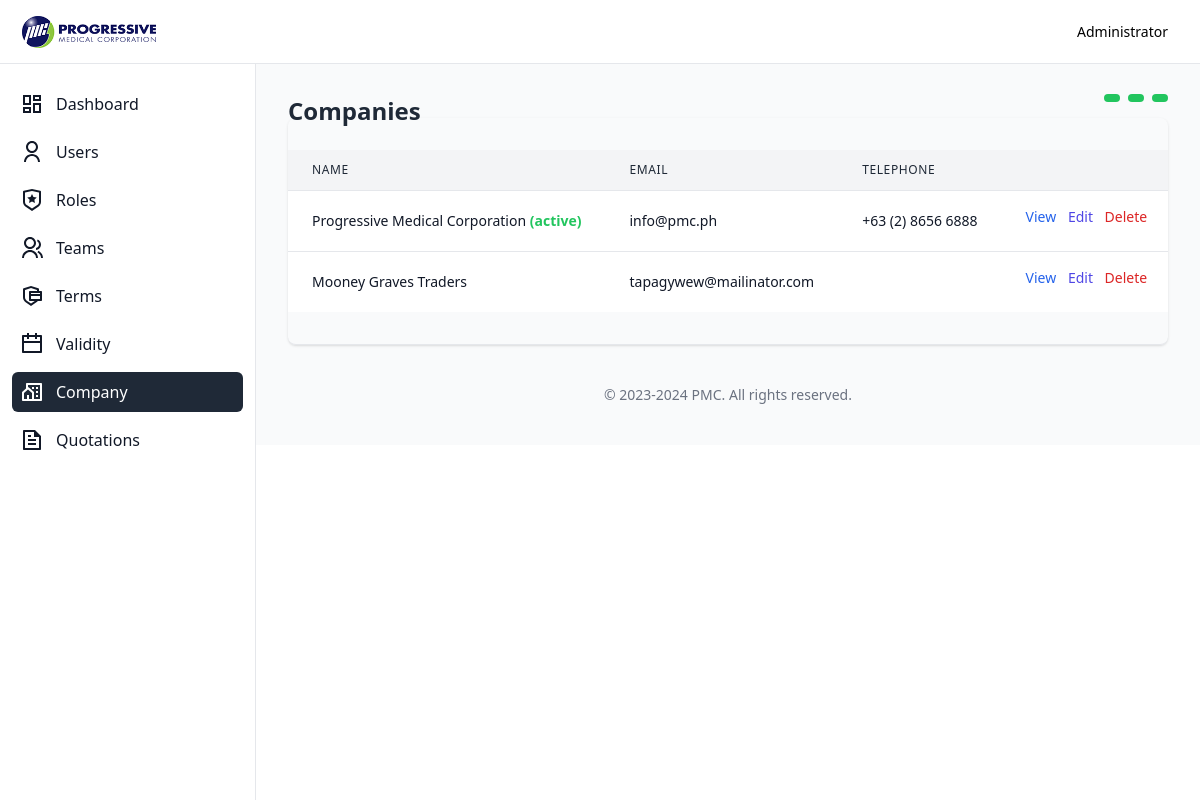
The page /companies (signed in) on the database its author committed.
### tables this page shows
CREATE TABLE `company` (
  `id` int(11) NOT NULL,
  `name` text NOT NULL,
  `email` varchar(255) NOT NULL,
  `address_line_1` text NOT NULL,
  `address_line_2` text NOT NULL,
  `city` text NOT NULL,
  `province` text NOT NULL,
  `tel_no` varchar(255) NOT NULL,
  `mobile_no` varchar(255) NOT NULL,
  `isActive` tinyint(1) NOT NULL DEFAULT 0,
  `created_at` timestamp NOT NULL DEFAULT current_timestamp(),
  `updated_at` timestamp NULL DEFAULT NULL
);

### Core/functions.php (called while the page is built, shortened)
<?php
function base_path($path)
{
    return BASE_PATH . $path;
}
function view($path, $attributes = [])
{
    extract($attributes);
    require base_path('views/' . $path);
}

### Http/controllers/company/index.php (called while the page is built, shortened)
<?php
$db = App::resolve('Core\Database');
$companies = $db->query("SELECT * FROM company ORDER by isActive DESC")->get();
view("company/index.view.php", [
    'heading' => "Companies",
    'companies' => $companies,
    'errors' => Session::get('errors')
]);

### public/index.php (called while the page is built, shortened)
<?php
require BASE_PATH . "Core/functions.php";
spl_autoload_register(function($class) {
    $phpMailerNamespace = 'PHPMailer\PHPMailer\\';
    if (strpos($class, $phpMailerNamespace) == 0) {
        $classFile = base_path("vendor/phpmailer/phpmailer/src/" . str_replace($phpMailerNamespace, '', $class) . ".php");
    }
    $classFile = base_path(str_replace('\\', DIRECTORY_SEPARATOR, $class) . ".php");
});
require base_path('bootstrap.php');
$router = new \Core\Router();
$uri = parse_url($_SERVER['REQUEST_URI'])['path'];
$method = $_POST['_method'] ?? $_SERVER['REQUEST_METHOD'];
try {
    $router->route($uri, $method);
} catch (ValidationException $exception) {
    Session::flash('errors', $exception->errors);
    Session::flash('old', $exception->old);
    return redirect($router->previousUrl());
}

### Core/App.php (called while the page is built, shortened)
<?php
class App {
    protected static $container;
    public static function setContainer($container)
    {
        static::$container = $container;
    }
    public static function container()
    {
        return static::$container;
    }
    public static function resolve($key)
    {
        return static::container()->resolve($key);
    }
}

### Core/Container.php (called while the page is built, shortened)
<?php
class Container {
    protected $bindings = [];
    public function bind($key, $resolver)
    {
        $this->bindings[$key] = $resolver;
    }
    public function resolve($key)
    {
        $resolver = $this->bindings[$key];
        return call_user_func($resolver);
    }
}

### config.php (called while the page is built)
<?php
return [
    'database' => [
        'host' => "localhost",
        'port' => 3306,
        'dbname' => "quotation",
        'charset' => 'utf8mb4',
    ],
    'mail' => [
        'host' => "smtp.larksuite.com",
        'username' => "no-reply@pmc.ph",
        'password' => "Unimex123",
        'port' => 465,
        'from' => 'no-reply@pmc.ph',
        'fromName' => 'Progressive Medical Corporation',
    ],
    'server' => [
        'APP_URL' => 'http://localhost:8000/',
    ]
];

### bootstrap.php (called while the page is built, shortened)
<?php
$container = new Container();
$container->bind('Core\Database', function () {
    $config = require base_path("config.php");
    return new Database($config['database']);
});

### Core/Database.php (called while the page is built, shortened)
<?php
class Database {
    private $connection;
    private $statement;
    public function __construct($config, $username = 'root', $password = '')
    {
        $dsn = "mysql:" . http_build_query($config, '', ';');
        $this->connection = new PDO($dsn, $username, $password, [
            PDO::ATTR_DEFAULT_FETCH_MODE => PDO::FETCH_ASSOC
        ]);
    }
    public function query($query, $params = [])
    {
        $this->statement = $this->connection->prepare($query);
        $this->statement->execute($params);
        return $this;
    }
    public function get()
    {
        return $this->statement->fetchAll();
    }
}

### views/company/index.view.php (the view, shortened to what this page needs)
<?php require base_path('views/partials/head.php') ?>
   <?php require base_path('views/partials/nav.php') ?>
   <div class="flex overflow-hidden bg-white pt-16">
      <?php require base_path('views/partials/sidebar.php') ?>
      <div id="main-content" class="h-full w-full bg-gray-50 relative overflow-y-auto lg:ml-64">
         <main class="pt-6 px-4 lg:px-8">
            <?php require base_path('views/partials/banner.php') ?>
            <div>
               <div class="flex justify-end gap-2 mb-4 -mt-12">
                  <a title="Export" href="" class="bg-green-500 hover:bg-green-700 text-white py-1 px-2 rounded text-sm"><i class="ri-file-download-line"></i></a>
                  <a title="Import" href="" class="bg-green-500 hover:bg-green-700 text-white py-1 px-2 rounded text-sm"><i class="ri-file-line"></i></a>
                  <a title="Create" href="/company/create" class="bg-green-500 hover:bg-green-700 text-white py-1 px-2 rounded text-sm"><i class="ri-add-line"></i></a>
               </div>
               <div class="shadow overflow-hidden border-b sm:rounded-lg py-8">
                  <div class="flex flex-col">
                     <div class="-my-2 overflow-x-auto sm:-mx-6 lg:-mx-8">
                        <div class="py-2 align-middle inline-block min-w-full sm:px-6 lg:px-8">
                              <div class="">
                                 <table class="min-w-full divide-y divide-gray-200 w-full">
                                    <thead>
                                       <tr>
                                          <th scope="col" class="w-1/3 px-6 py-3 bg-gray-100 text-left text-xs font-medium text-gray-800 uppercase tracking-wider">
                                             Name
                                          </th>
                                          <th scope="col" class="px-6 py-3 bg-gray-100 text-left text-xs font-medium text-gray-800 uppercase tracking-wider">
                                             Email
                                          </th>
                                          <th scope="col" class="px-6 py-3 bg-gray-100 text-left text-xs font-medium text-gray-800 uppercase tracking-wider">
                                             Telephone
                                          </th>
                                          <th scope="col" width="200" class="px-6 py-3 bg-gray-100">
                                          </th>
                                       </tr>
                                    </thead>
                                    <tbody class="bg-white divide-y divide-gray-200">
                                    <?php foreach($companies as $company): ?>
                                          <tr>
                                             <td class="px-6 py-4 whitespace-nowrap text-sm text-gray-900">
                                                <?= ucwords($company['name']) ?> <span class="text-green-500 font-semibold"><?= $company['isActive'] ? '(active)' : '' ?></span>
                                             </td>
                                             <td class="px-6 py-4 whitespace-nowrap text-sm text-gray-900">
                                                <?= $company['email'] ?>
                                             </td>
                                             <td class="px-6 py-4 whitespace-nowrap text-sm text-gray-900">
                                                <?= $company['tel_no'] ?>
                                             </td>
                                             <td class="px-6 py-4 whitespace-nowrap text-sm font-medium">
                                                <a href="/company/show?id=<?= $company['id'] ?>" class="text-blue-600 hover:text-blue-900 mb-2 mr-2">View</a>
                                                <a href="/company/edit?id=<?= $company['id'] ?>" class="text-indigo-600 hover:text-indigo-900 mb-2 mr-2">Edit</a>
                                                <form class="inline-block" action="/company/delete" method="POST" onsubmit="return confirm('Are you sure?');">
                                                      <input type="submit" class="cursor-pointer text-red-600 hover:text-red-900 mb-2 mr-2" value="Delete">
                                                </form>
                                             </td>
                                          </tr>
                                    <?php endforeach ?>
                                    </tbody>
                                 </table>
                              </div>
                        </div>
                     </div>
                  </div>
               </div>
            </div>
         </main>
<?php require base_path('views/partials/footer.php') ?>

### Core/router.php (shortened to what this page needs)
<?php
class Router
{
    public $routes = [];
    public function add($method, $uri, $controller)
    {
        $this->routes[] = [
            'uri' => $uri,
            'controller' => $controller,
            'method' => $method,
            'middleware' => null
        ];
        return $this;
    }
    public function only($key)
    {
        $this->routes[array_key_last($this->routes)]['middleware'] = $key;
        return $this;
    }
    public function route($uri, $method)
    {
        foreach ($this->routes as $route) {
            if ($route['uri'] == $uri && $route['method'] == strtoupper($method)) {
                return require base_path('Http/controllers/' . $route['controller']);
            }
        }
    }
}

### rows shown on the page
company: name "Progressive Medical Corporation", isActive "(active)", email "info@pmc.ph", tel_no "+63 (2) 8656 6888"
company: name "Mooney Graves Traders", email "tapagywew@mailinator.com"
